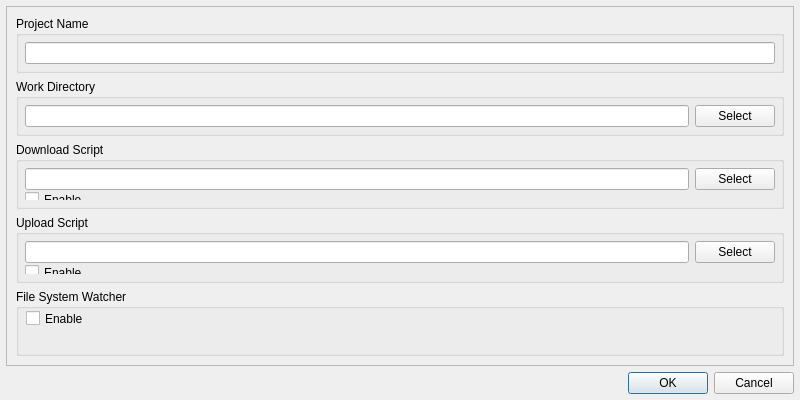
<?xml version="1.0" encoding="UTF-8"?>
<ui version="4.0">
 <class>ProjectInfoDialog</class>
 <widget class="QDialog" name="ProjectInfoDialog">
  <property name="geometry">
   <rect>
    <x>0</x>
    <y>0</y>
    <width>800</width>
    <height>400</height>
   </rect>
  </property>
  <property name="windowTitle">
   <string>Project Information</string>
  </property>
  <layout class="QVBoxLayout" name="verticalLayout">
   <property name="leftMargin">
    <number>6</number>
   </property>
   <property name="topMargin">
    <number>6</number>
   </property>
   <property name="rightMargin">
    <number>6</number>
   </property>
   <property name="bottomMargin">
    <number>6</number>
   </property>
   <item>
    <widget class="QScrollArea" name="scrollArea">
     <property name="widgetResizable">
      <bool>true</bool>
     </property>
     <widget class="QWidget" name="scrollAreaWidgetContents">
      <property name="geometry">
       <rect>
        <x>0</x>
        <y>0</y>
        <width>786</width>
        <height>357</height>
       </rect>
      </property>
      <layout class="QVBoxLayout" name="verticalLayout_2">
       <item>
        <widget class="QGroupBox" name="groupBox">
         <property name="sizePolicy">
          <sizepolicy hsizetype="Preferred" vsizetype="Fixed">
           <horstretch>0</horstretch>
           <verstretch>0</verstretch>
          </sizepolicy>
         </property>
         <property name="title">
          <string>Project Name</string>
         </property>
         <layout class="QVBoxLayout" name="verticalLayout_3">
          <property name="leftMargin">
           <number>6</number>
          </property>
          <property name="topMargin">
           <number>6</number>
          </property>
          <property name="rightMargin">
           <number>6</number>
          </property>
          <property name="bottomMargin">
           <number>6</number>
          </property>
          <item>
           <widget class="QLineEdit" name="lineEdit_Name">
            <property name="clearButtonEnabled">
             <bool>true</bool>
            </property>
           </widget>
          </item>
         </layout>
        </widget>
       </item>
       <item>
        <widget class="QGroupBox" name="groupBox_2">
         <property name="sizePolicy">
          <sizepolicy hsizetype="Preferred" vsizetype="Fixed">
           <horstretch>0</horstretch>
           <verstretch>0</verstretch>
          </sizepolicy>
         </property>
         <property name="title">
          <string>Work Directory</string>
         </property>
         <layout class="QHBoxLayout" name="horizontalLayout">
          <property name="leftMargin">
           <number>6</number>
          </property>
          <property name="topMargin">
           <number>6</number>
          </property>
          <property name="rightMargin">
           <number>6</number>
          </property>
          <property name="bottomMargin">
           <number>6</number>
          </property>
          <item>
           <widget class="QLineEdit" name="lineEdit_Wdir">
            <property name="readOnly">
             <bool>true</bool>
            </property>
           </widget>
          </item>
          <item>
           <widget class="QPushButton" name="pushButton_Wdir">
            <property name="text">
             <string>Select</string>
            </property>
           </widget>
          </item>
         </layout>
        </widget>
       </item>
       <item>
        <widget class="QGroupBox" name="groupBox_3">
         <property name="sizePolicy">
          <sizepolicy hsizetype="Preferred" vsizetype="Minimum">
           <horstretch>0</horstretch>
           <verstretch>0</verstretch>
          </sizepolicy>
         </property>
         <property name="title">
          <string>Download Script</string>
         </property>
         <layout class="QVBoxLayout" name="verticalLayout_4">
          <property name="spacing">
           <number>0</number>
          </property>
          <property name="leftMargin">
           <number>6</number>
          </property>
          <property name="topMargin">
           <number>6</number>
          </property>
          <property name="rightMargin">
           <number>6</number>
          </property>
          <property name="bottomMargin">
           <number>6</number>
          </property>
          <item>
           <widget class="QWidget" name="widget" native="true">
            <layout class="QHBoxLayout" name="horizontalLayout_2">
             <property name="leftMargin">
              <number>0</number>
             </property>
             <property name="topMargin">
              <number>0</number>
             </property>
             <property name="rightMargin">
              <number>0</number>
             </property>
             <property name="bottomMargin">
              <number>0</number>
             </property>
             <item>
              <widget class="QLineEdit" name="lineEdit_dspath">
               <property name="readOnly">
                <bool>true</bool>
               </property>
              </widget>
             </item>
             <item>
              <widget class="QPushButton" name="pushButton_rds">
               <property name="text">
                <string>Select</string>
               </property>
              </widget>
             </item>
            </layout>
           </widget>
          </item>
          <item>
           <widget class="QWidget" name="widget_2" native="true">
            <property name="sizePolicy">
             <sizepolicy hsizetype="Preferred" vsizetype="Minimum">
              <horstretch>0</horstretch>
              <verstretch>0</verstretch>
             </sizepolicy>
            </property>
            <widget class="QCheckBox" name="checkBox_rds">
             <property name="geometry">
              <rect>
               <x>0</x>
               <y>0</y>
               <width>80</width>
               <height>19</height>
              </rect>
             </property>
             <property name="sizePolicy">
              <sizepolicy hsizetype="Minimum" vsizetype="Fixed">
               <horstretch>0</horstretch>
               <verstretch>0</verstretch>
              </sizepolicy>
             </property>
             <property name="text">
              <string>Enable</string>
             </property>
            </widget>
           </widget>
          </item>
         </layout>
        </widget>
       </item>
       <item>
        <widget class="QGroupBox" name="groupBox_4">
         <property name="title">
          <string>Upload Script</string>
         </property>
         <layout class="QVBoxLayout" name="verticalLayout_5">
          <property name="spacing">
           <number>0</number>
          </property>
          <property name="leftMargin">
           <number>6</number>
          </property>
          <property name="topMargin">
           <number>6</number>
          </property>
          <property name="rightMargin">
           <number>6</number>
          </property>
          <property name="bottomMargin">
           <number>6</number>
          </property>
          <item>
           <widget class="QWidget" name="widget_3" native="true">
            <layout class="QHBoxLayout" name="horizontalLayout_3">
             <property name="leftMargin">
              <number>0</number>
             </property>
             <property name="topMargin">
              <number>0</number>
             </property>
             <property name="rightMargin">
              <number>0</number>
             </property>
             <property name="bottomMargin">
              <number>0</number>
             </property>
             <item>
              <widget class="QLineEdit" name="lineEdit_uspath">
               <property name="readOnly">
                <bool>true</bool>
               </property>
              </widget>
             </item>
             <item>
              <widget class="QPushButton" name="pushButton_rus">
               <property name="text">
                <string>Select</string>
               </property>
              </widget>
             </item>
            </layout>
           </widget>
          </item>
          <item>
           <widget class="QWidget" name="widget_4" native="true">
            <property name="sizePolicy">
             <sizepolicy hsizetype="Preferred" vsizetype="Minimum">
              <horstretch>0</horstretch>
              <verstretch>0</verstretch>
             </sizepolicy>
            </property>
            <widget class="QCheckBox" name="checkBox_rus">
             <property name="geometry">
              <rect>
               <x>0</x>
               <y>0</y>
               <width>80</width>
               <height>19</height>
              </rect>
             </property>
             <property name="text">
              <string>Enable</string>
             </property>
            </widget>
           </widget>
          </item>
         </layout>
        </widget>
       </item>
       <item>
        <widget class="QGroupBox" name="groupBox_5">
         <property name="sizePolicy">
          <sizepolicy hsizetype="Preferred" vsizetype="Preferred">
           <horstretch>0</horstretch>
           <verstretch>0</verstretch>
          </sizepolicy>
         </property>
         <property name="title">
          <string>File System Watcher</string>
         </property>
         <widget class="QCheckBox" name="checkBox_fsw">
          <property name="geometry">
           <rect>
            <x>10</x>
            <y>20</y>
            <width>80</width>
            <height>19</height>
           </rect>
          </property>
          <property name="text">
           <string>Enable</string>
          </property>
         </widget>
        </widget>
       </item>
      </layout>
     </widget>
    </widget>
   </item>
   <item>
    <widget class="QDialogButtonBox" name="buttonBox">
     <property name="locale">
      <locale language="English" country="Kenya"/>
     </property>
     <property name="orientation">
      <enum>Qt::Horizontal</enum>
     </property>
     <property name="standardButtons">
      <set>QDialogButtonBox::Cancel|QDialogButtonBox::Ok</set>
     </property>
    </widget>
   </item>
  </layout>
 </widget>
 <resources/>
 <connections>
  <connection>
   <sender>buttonBox</sender>
   <signal>accepted()</signal>
   <receiver>ProjectInfoDialog</receiver>
   <slot>accept()</slot>
   <hints>
    <hint type="sourcelabel">
     <x>224</x>
     <y>385</y>
    </hint>
    <hint type="destinationlabel">
     <x>157</x>
     <y>274</y>
    </hint>
   </hints>
  </connection>
  <connection>
   <sender>buttonBox</sender>
   <signal>rejected()</signal>
   <receiver>ProjectInfoDialog</receiver>
   <slot>reject()</slot>
   <hints>
    <hint type="sourcelabel">
     <x>292</x>
     <y>391</y>
    </hint>
    <hint type="destinationlabel">
     <x>286</x>
     <y>274</y>
    </hint>
   </hints>
  </connection>
 </connections>
</ui>
